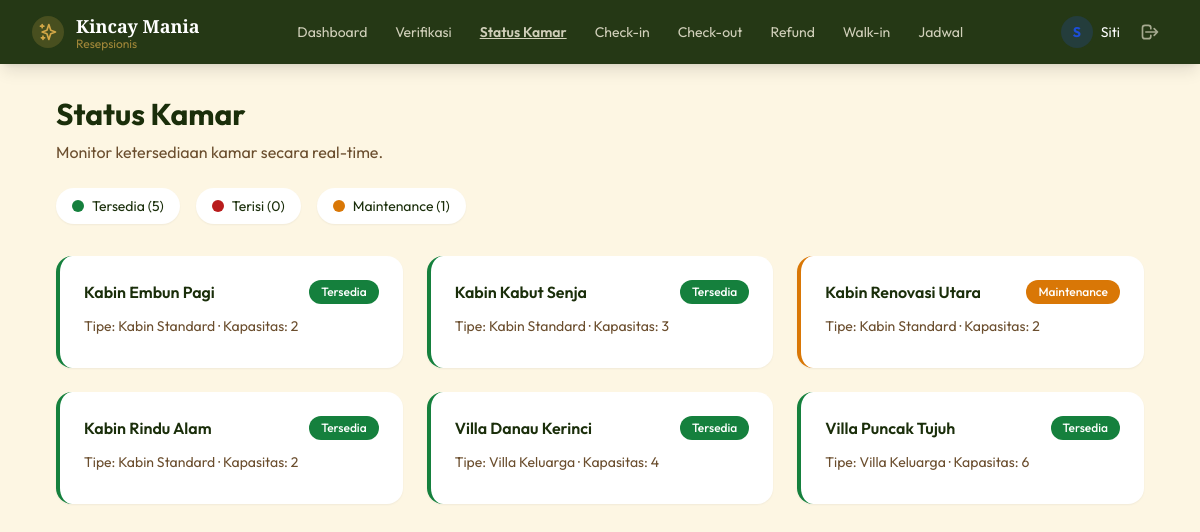
Screenshot of /resepsionis/kamar_status.php (signed in) with the database file from the repository.
### tables this page shows
CREATE TABLE kamar (
  id INT AUTO_INCREMENT PRIMARY KEY,
  nama VARCHAR(150) NOT NULL,
  tipe VARCHAR(100),
  kapasitas INT NOT NULL,
  harga_per_malam DECIMAL(12,2) NOT NULL,
  deskripsi TEXT,
  fasilitas TEXT NULL,
  foto VARCHAR(255),
  status_default ENUM('tersedia','maintenance','nonaktif') NOT NULL DEFAULT 'tersedia'
);

### config/database.php (called while the page is built, shortened)
<?php
function db(): PDO {
    static $pdo = null;
    if ($pdo === null) {
        $dsn = 'mysql:host=' . DB_HOST
             . ';dbname=' . DB_NAME
             . ';charset=' . DB_CHARSET;
        $options = [
            PDO::ATTR_ERRMODE            => PDO::ERRMODE_EXCEPTION,
            PDO::ATTR_DEFAULT_FETCH_MODE => PDO::FETCH_ASSOC,
            PDO::ATTR_EMULATE_PREPARES   => false,
        ];
        try {
            $pdo = new PDO($dsn, DB_USER, DB_PASS, $options);
        } catch (PDOException $e) {
            error_log('[DB Error] ' . $e->getMessage());
            http_response_code(503);
            die(<<<HTML
<!DOCTYPE html>
<html lang="id">
<head><meta charset="UTF-8"><title>Koneksi Database Gagal</title>
<style>body{font-family:sans-serif;display:flex;align-items:center;justify-content:center;min-height:100vh;background:#FDF6E3;margin:0;}
.box{text-align:center;padding:2rem;background:white;border-radius:1rem;box-shadow:0 4px 20px rgba(0,0,0,.1);max-width:400px;}
h1{color:#B91C1C;margin-bottom:.5rem;}p{color:#6B4E2E;}</style>
</head>
<body><div class="box">
<h1>⚠ Layanan Tidak Tersedia</h1>
<p>Tidak dapat terhubung ke database. Pastikan XAMPP (MySQL) sudah berjalan dan konfigurasi di <code>config/database.php</code> sudah benar.</p>
</div></body></html>
HTML);
        }
    }
    return $pdo;
}

### config/config.php (called while the page is built, shortened)
<?php
require_once __DIR__ . '/database.php';
function e($string) {
    return htmlspecialchars($string ?? '', ENT_QUOTES, 'UTF-8');
}

### resepsionis/kamar_status.php (the view, shortened to what this page needs)
<?php
require_once __DIR__ . '/../config/config.php';
$stmt = db()->query(
    'SELECT k.id, k.nama, k.tipe, k.kapasitas, k.status_default,
            b.id AS booking_id,
            COALESCE(u.nama, b.nama_tamu) AS tamu_nama
     FROM kamar k
     LEFT JOIN booking b ON b.kamar_id = k.id AND b.status = "checkin"
     LEFT JOIN users u ON u.id = b.user_id
     ORDER BY k.tipe, k.nama'
);
$kamarRows = $stmt->fetchAll();
$kamarList = [];
foreach ($kamarRows as $k) {
    if ($k['status_default'] === 'maintenance') {
        $k['status_display'] = 'maintenance';
        $k['tamu'] = null;
    } elseif ($k['booking_id']) {
        $k['status_display'] = 'terisi';
        $k['tamu'] = $k['tamu_nama'];
    } else {
        $k['status_display'] = 'tersedia';
        $k['tamu'] = null;
    }
    $kamarList[] = $k;
}
$statusConfig = ['tersedia' => ['color' => 'border-success bg-success/5', 'badge' => 'bg-success text-white', 'label' => 'Tersedia'], 'terisi' => ['color' => 'border-danger bg-danger/5', 'badge' => 'bg-danger text-white', 'label' => 'Terisi'], 'maintenance' => ['color' => 'border-warning bg-warning/5', 'badge' => 'bg-warning text-white', 'label' => 'Maintenance']];
$counts = array_count_values(array_column($kamarList, 'status_display'));
include __DIR__ . '/../includes/header.php';
include __DIR__ . '/../includes/navbar_resepsionis.php';
?>
    <section class="pt-24 pb-16 bg-cream min-h-screen">
        <div class="max-w-6xl mx-auto px-4 sm:px-6 lg:px-8">
            <h1 class="font-sans text-3xl text-dark font-bold mb-2">Status Kamar</h1>
            <p class="text-earth mb-6">Monitor ketersediaan kamar secara real-time.</p>
            <div class="flex flex-wrap gap-4 mb-8">
                <div class="flex items-center gap-2 px-4 py-2 bg-white rounded-full shadow-sm text-sm"><span class="w-3 h-3 rounded-full bg-success"></span> Tersedia (<?= $counts['tersedia'] ?? 0 ?>)</div>
                <div class="flex items-center gap-2 px-4 py-2 bg-white rounded-full shadow-sm text-sm"><span class="w-3 h-3 rounded-full bg-danger"></span> Terisi (<?= $counts['terisi'] ?? 0 ?>)</div>
                <div class="flex items-center gap-2 px-4 py-2 bg-white rounded-full shadow-sm text-sm"><span class="w-3 h-3 rounded-full bg-warning"></span> Maintenance (<?= $counts['maintenance'] ?? 0 ?>)</div>
            </div>
            <div class="grid grid-cols-1 sm:grid-cols-2 lg:grid-cols-3 gap-6">
                <?php foreach ($kamarList as $k): $sc = $statusConfig[$k['status_display']]; ?>
                <div class="bg-white rounded-2xl p-6 shadow-sm border-l-4 <?= $sc['color'] ?>">
                    <div class="flex items-center justify-between mb-3">
                        <h3 class="font-semibold text-dark"><?= e($k['nama']) ?></h3>
                        <span class="px-3 py-1 <?= $sc['badge'] ?> text-xs font-medium rounded-full"><?= $sc['label'] ?></span>
                    </div>
                    <p class="text-sm text-earth mb-2">Tipe: <?= e($k['tipe']) ?> · Kapasitas: <?= $k['kapasitas'] ?></p>
                </div>
                <?php endforeach; ?>
            </div>
        </div>
    </section>
<?php include __DIR__ . '/../includes/footer.php'; ?>

### rows the page displays
kamar: nama "Kabin Embun Pagi", status_default "Tersedia", tipe "Kabin Standard", kapasitas "2"
kamar: nama "Kabin Kabut Senja", status_default "Tersedia", tipe "Kabin Standard", kapasitas "3"
kamar: nama "Kabin Renovasi Utara", status_default "Maintenance", tipe "Kabin Standard", kapasitas "2"
kamar: nama "Kabin Rindu Alam", status_default "Tersedia", tipe "Kabin Standard", kapasitas "2"
kamar: nama "Villa Danau Kerinci", status_default "Tersedia", tipe "Villa Keluarga", kapasitas "4"
kamar: nama "Villa Puncak Tujuh", status_default "Tersedia", tipe "Villa Keluarga", kapasitas "6"

### other values shown
$counts['tersedia'] "5"
$counts['terisi'] "0"
$counts['maintenance'] "1"
